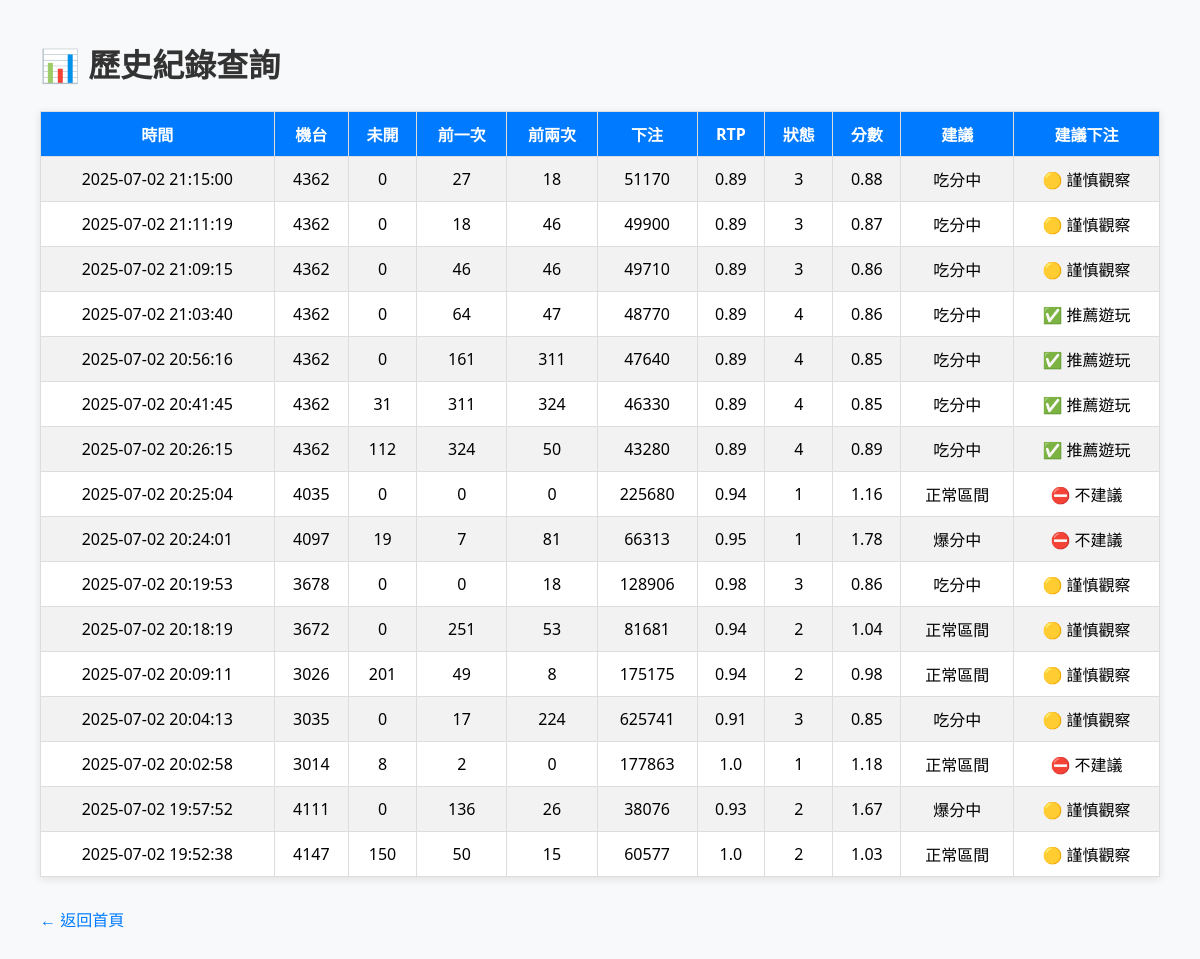
Page /records on the committed database.
### tables this page shows
CREATE TABLE slot_records (
                        id INTEGER PRIMARY KEY AUTOINCREMENT,
                        name TEXT,
                        no_bonus_spin INTEGER,
                        last_bonus_spin INTEGER,
                        second_last_bonus_spin INTEGER,
                        today_bet INTEGER,
                        today_win INTEGER,
                        last30_bet INTEGER,
                        last30_rtp REAL,
                        today_rtp REAL,
                        score INTEGER,
                        status TEXT,
                        suggestion TEXT,
                        timestamp TEXT
                    );

### app.py (the view)
@app.route('/records')
def records():
    with sqlite3.connect(DATABASE) as conn:
        c = conn.cursor()
        c.execute("SELECT * FROM slot_records ORDER BY timestamp DESC")
        rows = c.fetchall()
    return render_template('records.html', records=rows)

### templates/records.html (shortened to what this page needs)
<!DOCTYPE html>
<html lang="zh-Hant">
<head>
</head>
<body>
    <h1>📊 歷史紀錄查詢</h1>
    <table>
        <tr>
            <th>時間</th>
            <th>機台</th>
            <th>未開</th>
            <th>前一次</th>
            <th>前兩次</th>
            <th>下注</th>
            <th>RTP</th>
            <th>狀態</th>
            <th>分數</th>
            <th>建議</th>
            <th>建議下注</th>
        </tr>
        {% for r in records %}
        <tr>
            <td>{{ r[13] }}</td>
            <td>{{ r[1] }}</td>
            <td>{{ r[2] }}</td>
            <td>{{ r[3] }}</td>
            <td>{{ r[4] }}</td>
            <td>{{ r[5] }}</td>
            <td>{{ r[8] }}</td>
            <td>{{ r[10] }}</td>
            <td>{{ r[9] }}</td>
            <td>{{ r[11] }}</td>
            <td>{{ r[12] }}</td>
        </tr>
        {% endfor %}
    </table>
    <div class="back">
        <p><a href="/">← 返回首頁</a></p>
    </div>
</body>
</html>

### templates/records.html (style rules this page uses)
body { font-family: "Segoe UI", sans-serif; margin: 40px; background-color: #f8f9fa; }
h1 { color: #333; }
table { width: 100%; border-collapse: collapse; margin-top: 25px; background-color: #fff; box-shadow: 0 2px 8px rgba(0,0,0,0.1); }
th, td { padding: 10px 8px; border: 1px solid #ddd; text-align: center; }
th { background-color: #007bff; color: #fff; }
tr:nth-child(even) { background-color: #f2f2f2; }
.back { margin-top: 30px; }
.back a { text-decoration: none; color: #007bff; }

### rows in the picture
slot_records: timestamp "2025-07-02 21:15:00", name "4362", no_bonus_spin "0", last_bonus_spin "27", second_last_bonus_spin "18", today_bet "51170", last30_rtp "0.89", score "3", today_rtp "0.88", status "吃分中", suggestion "🟡 謹慎觀察"
slot_records: timestamp "2025-07-02 21:11:19", name "4362", no_bonus_spin "0", last_bonus_spin "18", second_last_bonus_spin "46", today_bet "49900", last30_rtp "0.89", score "3", today_rtp "0.87", status "吃分中", suggestion "🟡 謹慎觀察"
slot_records: timestamp "2025-07-02 21:09:15", name "4362", no_bonus_spin "0", last_bonus_spin "46", second_last_bonus_spin "46", today_bet "49710", last30_rtp "0.89", score "3", today_rtp "0.86", status "吃分中", suggestion "🟡 謹慎觀察"
slot_records: timestamp "2025-07-02 21:03:40", name "4362", no_bonus_spin "0", last_bonus_spin "64", second_last_bonus_spin "47", today_bet "48770", last30_rtp "0.89", score "4", today_rtp "0.86", status "吃分中", suggestion "✅ 推薦遊玩"
slot_records: timestamp "2025-07-02 20:56:16", name "4362", no_bonus_spin "0", last_bonus_spin "161", second_last_bonus_spin "311", today_bet "47640", last30_rtp "0.89", score "4", today_rtp "0.85", status "吃分中", suggestion "✅ 推薦遊玩"
slot_records: timestamp "2025-07-02 20:41:45", name "4362", no_bonus_spin "31", last_bonus_spin "311", second_last_bonus_spin "324", today_bet "46330", last30_rtp "0.89", score "4", today_rtp "0.85", status "吃分中", suggestion "✅ 推薦遊玩"
slot_records: timestamp "2025-07-02 20:26:15", name "4362", no_bonus_spin "112", last_bonus_spin "324", second_last_bonus_spin "50", today_bet "43280", last30_rtp "0.89", score "4", today_rtp "0.89", status "吃分中", suggestion "✅ 推薦遊玩"
slot_records: timestamp "2025-07-02 20:25:04", name "4035", no_bonus_spin "0", last_bonus_spin "0", second_last_bonus_spin "0", today_bet "225680", last30_rtp "0.94", score "1", today_rtp "1.16", status "正常區間", suggestion "⛔ 不建議"
slot_records: timestamp "2025-07-02 20:24:01", name "4097", no_bonus_spin "19", last_bonus_spin "7", second_last_bonus_spin "81", today_bet "66313", last30_rtp "0.95", score "1", today_rtp "1.78", status "爆分中", suggestion "⛔ 不建議"
slot_records: timestamp "2025-07-02 20:19:53", name "3678", no_bonus_spin "0", last_bonus_spin "0", second_last_bonus_spin "18", today_bet "128906", last30_rtp "0.98", score "3", today_rtp "0.86", status "吃分中", suggestion "🟡 謹慎觀察"
slot_records: timestamp "2025-07-02 20:18:19", name "3672", no_bonus_spin "0", last_bonus_spin "251", second_last_bonus_spin "53", today_bet "81681", last30_rtp "0.94", score "2", today_rtp "1.04", status "正常區間", suggestion "🟡 謹慎觀察"
slot_records: timestamp "2025-07-02 20:09:11", name "3026", no_bonus_spin "201", last_bonus_spin "49", second_last_bonus_spin "8", today_bet "175175", last30_rtp "0.94", score "2", today_rtp "0.98", status "正常區間", suggestion "🟡 謹慎觀察"
slot_records: timestamp "2025-07-02 20:04:13", name "3035", no_bonus_spin "0", last_bonus_spin "17", second_last_bonus_spin "224", today_bet "625741", last30_rtp "0.91", score "3", today_rtp "0.85", status "吃分中", suggestion "🟡 謹慎觀察"
slot_records: timestamp "2025-07-02 20:02:58", name "3014", no_bonus_spin "8", last_bonus_spin "2", second_last_bonus_spin "0", today_bet "177863", last30_rtp "1.0", score "1", today_rtp "1.18", status "正常區間", suggestion "⛔ 不建議"
slot_records: timestamp "2025-07-02 19:57:52", name "4111", no_bonus_spin "0", last_bonus_spin "136", second_last_bonus_spin "26", today_bet "38076", last30_rtp "0.93", score "2", today_rtp "1.67", status "爆分中", suggestion "🟡 謹慎觀察"
slot_records: timestamp "2025-07-02 19:52:38", name "4147", no_bonus_spin "150", last_bonus_spin "50", second_last_bonus_spin "15", today_bet "60577", last30_rtp "1.0", score "2", today_rtp "1.03", status "正常區間", suggestion "🟡 謹慎觀察"
